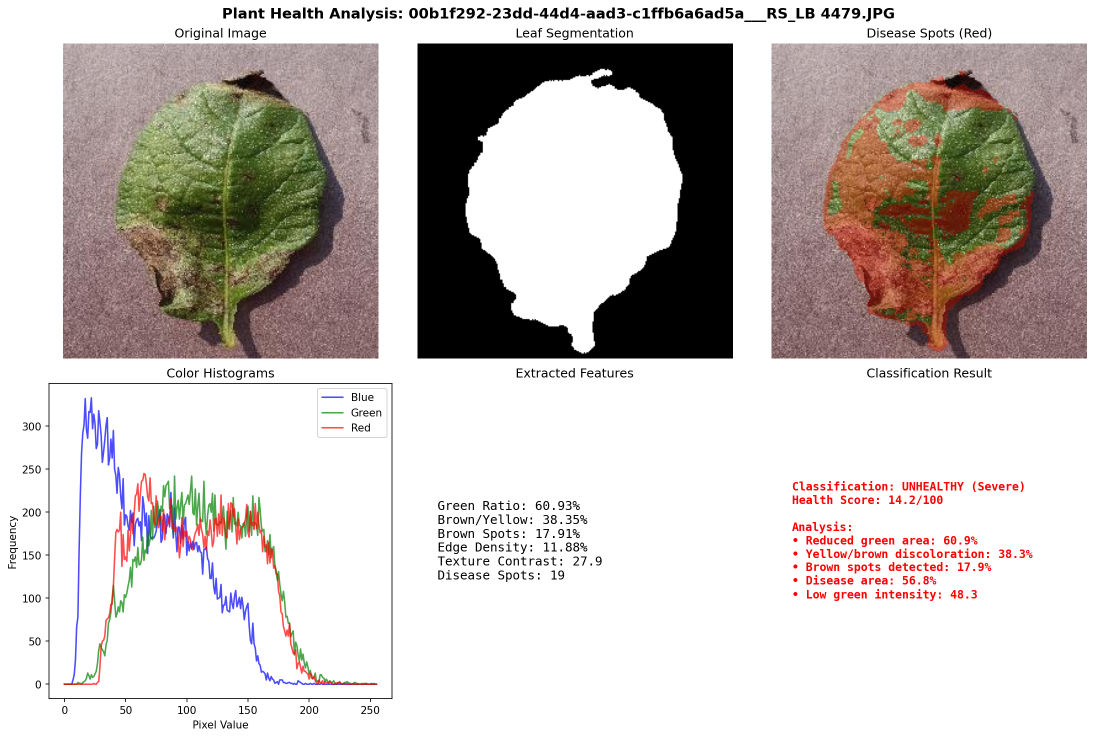
#> input picture sample_analysis.png, 2216 x 1475 px, found by its file name (shown at 1/2 size)
$ python main.py   (older library calls are emulated)
#> lines starting #> are read from the running program, lines starting #| are printed output that depends on the picture; after the words box and inside, x2 and y2 are one past the last pixel; in counts of white or black regions, pixels touching at a corner belong together
#> the answer given: 1
#> the answer given: sample_analysis.png
"""
Digital Image Processing Project: Plant Health Detection
This project uses traditional DIP techniques (no AI/ML) to classify plant leaves as healthy or unhealthy.

Features extracted:
1. Color Features (HSV analysis) - Green ratio, brown/yellow detection
2. Texture Features (GLCM) - Contrast, homogeneity, entropy, energy
3. Edge Features - Edge density for spot detection
4. Spot Detection - Brown/yellow spot area ratio
5. Histogram Features - Color distribution analysis
"""

import cv2
import numpy as np
import os
from skimage.feature import graycomatrix, graycoprops
from scipy import ndimage
import matplotlib.pyplot as plt
from collections import defaultdict


class PlantHealthDetector:
    """
    Plant health detector using Digital Image Processing techniques.
    No machine learning - uses rule-based classification with extracted features.
    """

    def __init__(self):
        # Thresholds optimized via grid search on balanced dataset (78 healthy, 78 unhealthy)
        # Achieves ~81% overall accuracy with balanced healthy/unhealthy detection
        self.thresholds = {
            'green_ratio_min': 0.90,           # Healthy: ~0.96, Unhealthy: ~0.69
            'brown_spot_ratio_max': 0.02,      # Healthy: ~0.007, Unhealthy: ~0.107
            'yellow_ratio_max': 0.08,          # Healthy: ~0.042, Unhealthy: ~0.275
            'disease_ratio_max': 0.12,         # Healthy: ~0.10, Unhealthy: ~0.37
            'excess_green_min': 65,            # Healthy: ~66, Unhealthy: ~50
            'hue_std_max': 7.5,                # Healthy: ~6.5, Unhealthy: ~11.5
        }
        self.health_score_threshold = 85      # Classification threshold

    def load_image(self, image_path):
        """Load and validate image."""
#> called with image_path = 'healthy/sample_analysis.png'
        img = cv2.imread(image_path)
#> img is the input picture: shape (1475, 2216, 3); mean B, G, R 194.2, 197.5, 204.1
        if img is None:
            raise ValueError(f"Could not load image: {image_path}")
        return img

    def preprocess_image(self, img):
        """
        Preprocess image: resize, denoise, and create mask for leaf region.
        """
        # Resize for consistent processing
        img_resized = cv2.resize(img, (256, 256))
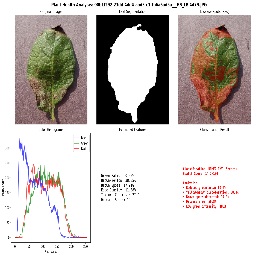
#> img_resized: shape (256, 256, 3); mean B, G, R 194.5, 197.7, 204.3

        # Denoise using bilateral filter (preserves edges)
        img_denoised = cv2.bilateralFilter(img_resized, 9, 75, 75)
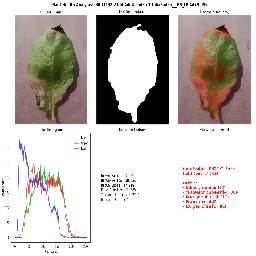
#> img_denoised: shape (256, 256, 3); mean B, G, R 194.5, 197.9, 204.4

        # Create leaf mask (segment leaf from background)
        leaf_mask = self._create_leaf_mask(img_denoised)

        return img_resized, img_denoised, leaf_mask

    def _create_leaf_mask(self, img):
        """
        Create binary mask to isolate leaf from background.
        Uses color-based segmentation in HSV space.
        """
        hsv = cv2.cvtColor(img, cv2.COLOR_BGR2HSV)
#> hsv: shape (256, 256, 3); mean H, S, V 24.6, 22, 205.8

        # Define range for green colors (leaf region)
        # Also include yellow-brown for diseased areas
        lower_green = np.array([20, 20, 20])
        upper_green = np.array([100, 255, 255])

        # Create mask for green region
        mask_green = cv2.inRange(hsv, lower_green, upper_green)
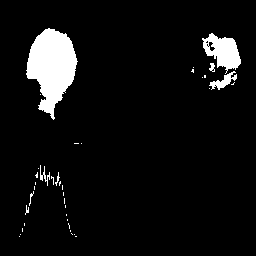
#> mask_green: shape (256, 256); 6.4% white; 38 white regions (31 under 20 px), largest, box (x1, y1, x2, y2) and area: (26, 28, 78, 120) 2825, (202, 33, 241, 74) 869, (209, 71, 237, 90) 204

        # Include brown/yellow diseased areas
        lower_brown = np.array([5, 30, 30])
        upper_brown = np.array([25, 255, 255])
        mask_brown = cv2.inRange(hsv, lower_brown, upper_brown)
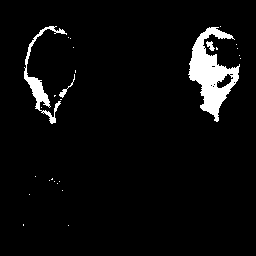
#> mask_brown: shape (256, 256); 4.6% white; 27 white regions (23 under 20 px), largest, box (x1, y1, x2, y2) and area: (188, 27, 240, 122) 2140, (24, 26, 67, 124) 726, (59, 74, 75, 98) 62, (206, 41, 215, 51) 49

        # Combine masks
        combined_mask = cv2.bitwise_or(mask_green, mask_brown)
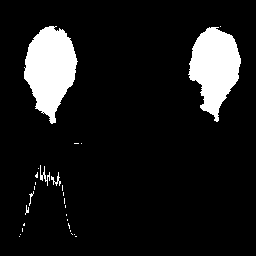
#> combined_mask: shape (256, 256); 10.2% white; 28 white regions (23 under 20 px), largest, box (x1, y1, x2, y2) and area: (24, 26, 78, 124) 3373, (188, 27, 241, 122) 3086, (40, 165, 50, 186) 72, (51, 172, 61, 186) 48, (29, 191, 34, 206) 23

        # Morphological operations to clean up mask
        kernel = cv2.getStructuringElement(cv2.MORPH_ELLIPSE, (5, 5))
        combined_mask = cv2.morphologyEx(combined_mask, cv2.MORPH_CLOSE, kernel)
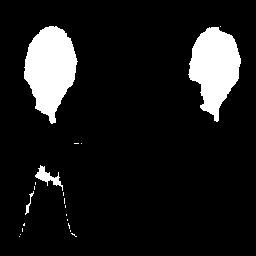
#> combined_mask: shape (256, 256); 10.5% white; 21 white regions (17 under 20 px), largest, box (x1, y1, x2, y2) and area: (24, 26, 78, 124) 3405, (188, 27, 241, 122) 3112, (35, 165, 63, 191) 240, (25, 191, 34, 215) 52
        combined_mask = cv2.morphologyEx(combined_mask, cv2.MORPH_OPEN, kernel)
#> combined_mask: shape (256, 256); 10.2% white; 3 white regions

        # Fill holes
        contours, _ = cv2.findContours(combined_mask, cv2.RETR_EXTERNAL, cv2.CHAIN_APPROX_SIMPLE)
#> contours = 3 contours; box (x1, y1, x2, y2) and area: (24, 26, 77, 124) 3286, (189, 27, 241, 122) 2991, (36, 166, 61, 186) 171
#> (the rest of the program and of its run is left out)
